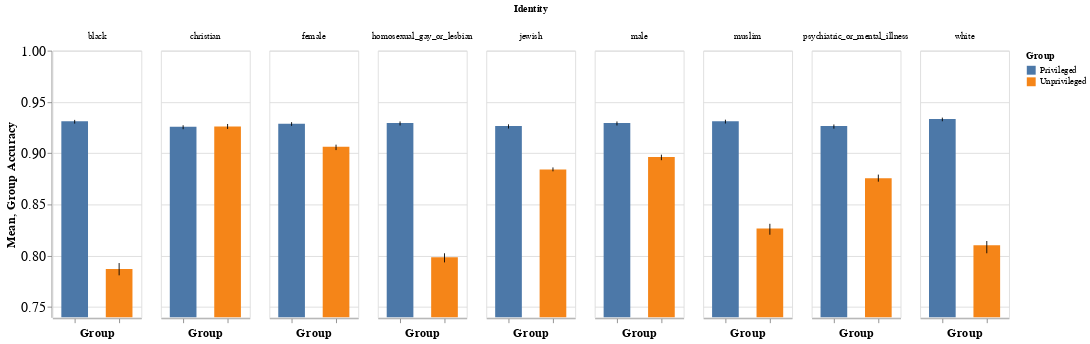

This figure's notebook cell:
### Markdown cell above
### Accuracy Privileged v/s Unprivileged

### Code cell
bars = alt.Chart().mark_bar(width=30).encode(
    x=alt.X('Group:O', axis=alt.Axis(labels=False)),
    y=alt.Y('mean('+'Group Accuracy'+'):Q',  title='Mean', scale=alt.Scale(domain=[0.75, 1.0])),
    color=alt.Color('Group:N'),
).interactive()

error_bars = alt.Chart().mark_errorbar(extent='ci').encode(
    x='Group:O',
    y='Group Accuracy'+':Q'
)

alt.layer(bars, error_bars, data=report_bc).properties(
    width=100
).facet(
    column='Identity:N',
).configure_axis(
    labelFontSize=16,
    titleFontSize=14
)

### Figure 1 — Vega-Lite specification as saved in the notebook (floating-point values rounded to 4 significant figures)
{"config": {"view": {"continuousWidth": 400, "continuousHeight": 300}, "axis": {"labelFontSize": 16, "titleFontSize": 14}}, "data": {"name": "data-f228507f568bca499b3e08cc20ec06fd"}, "facet": {"column": {"type": "nominal", "field": "Identity"}}, "spec": {"layer": [{"mark": {"type": "bar", "width": 30}, "encoding": {"color": {"type": "nominal", "field": "Group"}, "x": {"type": "ordinal", "axis": {"labels": false}, "field": "Group"}, "y": {"type": "quantitative", "aggregate": "mean", "field": "Group Accuracy", "scale": {"domain": [0.75, 1.0]}, "title": "Mean"}}, "selection": {"selector001": {"type": "interval", "bind": "scales", "encodings": ["x", "y"]}}}, {"mark": {"type": "errorbar", "extent": "ci"}, "encoding": {"x": {"type": "ordinal", "field": "Group"}, "y": {"type": "quantitative", "field": "Group Accuracy"}}}], "width": 100}, "$schema": "https://vega.github.io/schema/vega-lite/v4.8.1.json", "datasets": {"data-f228507f568bca499b3e08cc20ec06fd": [{"Identity": "male", "Embeddings": "FastText", "Group Accuracy": 0.8981, "Group": "Unprivileged"}, {"Identity": "male", "Embeddings": "GloVe", "Group Accuracy": 0.899, "Group": "Unprivileged"}, {"Identity": "male", "Embeddings": "ConceptNet", "Group Accuracy": 0.8957, "Group": "Unprivileged"}, {"Identity": "male", "Embeddings": "Keras Embeddings", "Group Accuracy": 0.89, "Group": "Unprivileged"}, {"Identity": "male", "Embeddings": "Meta (FT+GV+CN)", "Group Accuracy": 0.8987, "Group": "Unprivileged"}, {"Identity": "female", "Embeddings": "FastText", "Group Accuracy": 0.9089, "Group": "Unprivileged"}, {"Identity": "female", "Embeddings": "GloVe", "Group Accuracy": 0.9084, "Group": "Unprivileged"}, {"Identity": "female", "Embeddings": "ConceptNet", "Group Accuracy": 0.9071, "Group": "Unprivileged"}, {"Identity": "female", "Embeddings": "Keras Embeddings", "Group Accuracy": 0.8999, "Group": "Unprivileged"}, {"Identity": "female", "Embeddings": "Meta (FT+GV+CN)", "Group Accuracy": 0.9073, "Group": "Unprivileged"}, {"Identity": "homosexual_gay_or_lesbian", "Embeddings": "FastText", "Group Accuracy": 0.8004, "Group": "Unprivileged"}, {"Identity": "homosexual_gay_or_lesbian", "Embeddings": "GloVe", "Group Accuracy": 0.8039, "Group": "Unprivileged"}, {"Identity": "homosexual_gay_or_lesbian", "Embeddings": "ConceptNet", "Group Accuracy": 0.8021, "Group": "Unprivileged"}, {"Identity": "homosexual_gay_or_lesbian", "Embeddings": "Keras Embeddings", "Group Accuracy": 0.7888, "Group": "Unprivileged"}, {"Identity": "homosexual_gay_or_lesbian", "Embeddings": "Meta (FT+GV+CN)", "Group Accuracy": 0.7977, "Group": "Unprivileged"}, {"Identity": "christian", "Embeddings": "FastText", "Group Accuracy": 0.9289, "Group": "Unprivileged"}, {"Identity": "christian", "Embeddings": "GloVe", "Group Accuracy": 0.9289, "Group": "Unprivileged"}, {"Identity": "christian", "Embeddings": "ConceptNet", "Group Accuracy": 0.9234, "Group": "Unprivileged"}, {"Identity": "christian", "Embeddings": "Keras Embeddings", "Group Accuracy": 0.9224, "Group": "Unprivileged"}, {"Identity": "christian", "Embeddings": "Meta (FT+GV+CN)", "Group Accuracy": 0.9271, "Group": "Unprivileged"}, {"Identity": "jewish", "Embeddings": "FastText", "Group Accuracy": 0.8875, "Group": "Unprivileged"}, {"Identity": "jewish", "Embeddings": "GloVe", "Group Accuracy": 0.8862, "Group": "Unprivileged"}, {"Identity": "jewish", "Embeddings": "ConceptNet", "Group Accuracy": 0.8829, "Group": "Unprivileged"}, {"Identity": "jewish", "Embeddings": "Keras Embeddings", "Group Accuracy": 0.8822, "Group": "Unprivileged"}, {"Identity": "jewish", "Embeddings": "Meta (FT+GV+CN)", "Group Accuracy": 0.8822, "Group": "Unprivileged"}, {"Identity": "muslim", "Embeddings": "FastText", "Group Accuracy": 0.8329, "Group": "Unprivileged"}, {"Identity": "muslim", "Embeddings": "GloVe", "Group Accuracy": 0.8291, "Group": "Unprivileged"}, {"Identity": "muslim", "Embeddings": "ConceptNet", "Group Accuracy": 0.8263, "Group": "Unprivileged"}, {"Identity": "muslim", "Embeddings": "Keras Embeddings", "Group Accuracy": 0.8149, "Group": "Unprivileged"}, {"Identity": "muslim", "Embeddings": "Meta (FT+GV+CN)", "Group Accuracy": 0.8306, "Group": "Unprivileged"}, {"Identity": "black", "Embeddings": "FastText", "Group Accuracy": 0.7928, "Group": "Unprivileged"}, {"Identity": "black", "Embeddings": "GloVe", "Group Accuracy": 0.7928, "Group": "Unprivileged"}, {"Identity": "black", "Embeddings": "ConceptNet", "Group Accuracy": 0.7793, "Group": "Unprivileged"}, {"Identity": "black", "Embeddings": "Keras Embeddings", "Group Accuracy": 0.7776, "Group": "Unprivileged"}, {"Identity": "black", "Embeddings": "Meta (FT+GV+CN)", "Group Accuracy": 0.7932, "Group": "Unprivileged"}, {"Identity": "white", "Embeddings": "FastText", "Group Accuracy": 0.8141, "Group": "Unprivileged"}, {"Identity": "white", "Embeddings": "GloVe", "Group Accuracy": 0.8139, "Group": "Unprivileged"}, {"Identity": "white", "Embeddings": "ConceptNet", "Group Accuracy": 0.8129, "Group": "Unprivileged"}, {"Identity": "white", "Embeddings": "Keras Embeddings", "Group Accuracy": 0.7952, "Group": "Unprivileged"}, {"Identity": "white", "Embeddings": "Meta (FT+GV+CN)", "Group Accuracy": 0.8151, "Group": "Unprivileged"}, {"Identity": "psychiatric_or_mental_illness", "Embeddings": "FastText", "Group Accuracy": 0.8754, "Group": "Unprivileged"}, {"Identity": "psychiatric_or_mental_illness", "Embeddings": "GloVe", "Group Accuracy": 0.8802, "Group": "Unprivileged"}, {"Identity": "psychiatric_or_mental_illness", "Embeddings": "ConceptNet", "Group Accuracy": 0.8744, "Group": "Unprivileged"}, {"Identity": "psychiatric_or_mental_illness", "Embeddings": "Keras Embeddings", "Group Accuracy": 0.8686, "Group": "Unprivileged"}, {"Identity": "psychiatric_or_mental_illness", "Embeddings": "Meta (FT+GV+CN)", "Group Accuracy": 0.8802, "Group": "Unprivileged"}, {"Identity": "male", "Embeddings": "FastText", "Group Accuracy": 0.9312, "Group": "Privileged"}, {"Identity": "male", "Embeddings": "GloVe", "Group Accuracy": 0.9309, "Group": "Privileged"}, {"Identity": "male", "Embeddings": "ConceptNet", "Group Accuracy": 0.9297, "Group": "Privileged"}, {"Identity": "male", "Embeddings": "Keras Embeddings", "Group Accuracy": 0.9249, "Group": "Privileged"}, {"Identity": "male", "Embeddings": "Meta (FT+GV+CN)", "Group Accuracy": 0.9307, "Group": "Privileged"}, {"Identity": "female", "Embeddings": "FastText", "Group Accuracy": 0.9304, "Group": "Privileged"}, {"Identity": "female", "Embeddings": "GloVe", "Group Accuracy": 0.9303, "Group": "Privileged"}, {"Identity": "female", "Embeddings": "ConceptNet", "Group Accuracy": 0.9288, "Group": "Privileged"}, {"Identity": "female", "Embeddings": "Keras Embeddings", "Group Accuracy": 0.9243, "Group": "Privileged"}, {"Identity": "female", "Embeddings": "Meta (FT+GV+CN)", "Group Accuracy": 0.9303, "Group": "Privileged"}, {"Identity": "homosexual_gay_or_lesbian", "Embeddings": "FastText", "Group Accuracy": 0.9312, "Group": "Privileged"}, {"Identity": "homosexual_gay_or_lesbian", "Embeddings": "GloVe", "Group Accuracy": 0.931, "Group": "Privileged"}, {"Identity": "homosexual_gay_or_lesbian", "Embeddings": "ConceptNet", "Group Accuracy": 0.9295, "Group": "Privileged"}, {"Identity": "homosexual_gay_or_lesbian", "Embeddings": "Keras Embeddings", "Group Accuracy": 0.9249, "Group": "Privileged"}, {"Identity": "homosexual_gay_or_lesbian", "Embeddings": "Meta (FT+GV+CN)", "Group Accuracy": 0.9309, "Group": "Privileged"}, {"Identity": "christian", "Embeddings": "FastText", "Group Accuracy": 0.9274, "Group": "Privileged"}, {"Identity": "christian", "Embeddings": "GloVe", "Group Accuracy": 0.9273, "Group": "Privileged"}, {"Identity": "christian", "Embeddings": "ConceptNet", "Group Accuracy": 0.9262, "Group": "Privileged"}, {"Identity": "christian", "Embeddings": "Keras Embeddings", "Group Accuracy": 0.9209, "Group": "Privileged"}, {"Identity": "christian", "Embeddings": "Meta (FT+GV+CN)", "Group Accuracy": 0.9272, "Group": "Privileged"}, {"Identity": "jewish", "Embeddings": "FastText", "Group Accuracy": 0.9283, "Group": "Privileged"}, {"Identity": "jewish", "Embeddings": "GloVe", "Group Accuracy": 0.9282, "Group": "Privileged"}, {"Identity": "jewish", "Embeddings": "ConceptNet", "Group Accuracy": 0.9267, "Group": "Privileged"}, {"Identity": "jewish", "Embeddings": "Keras Embeddings", "Group Accuracy": 0.9218, "Group": "Privileged"}, {"Identity": "jewish", "Embeddings": "Meta (FT+GV+CN)", "Group Accuracy": 0.9281, "Group": "Privileged"}, {"Identity": "muslim", "Embeddings": "FastText", "Group Accuracy": 0.9327, "Group": "Privileged"}, {"Identity": "muslim", "Embeddings": "GloVe", "Group Accuracy": 0.9328, "Group": "Privileged"}, {"Identity": "muslim", "Embeddings": "ConceptNet", "Group Accuracy": 0.9314, "Group": "Privileged"}, {"Identity": "muslim", "Embeddings": "Keras Embeddings", "Group Accuracy": 0.9269, "Group": "Privileged"}, {"Identity": "muslim", "Embeddings": "Meta (FT+GV+CN)", "Group Accuracy": 0.9325, "Group": "Privileged"}, {"Identity": "black", "Embeddings": "FastText", "Group Accuracy": 0.9327, "Group": "Privileged"}, {"Identity": "black", "Embeddings": "GloVe", "Group Accuracy": 0.9325, "Group": "Privileged"}, {"Identity": "black", "Embeddings": "ConceptNet", "Group Accuracy": 0.9315, "Group": "Privileged"}, {"Identity": "black", "Embeddings": "Keras Embeddings", "Group Accuracy": 0.9265, "Group": "Privileged"}, {"Identity": "black", "Embeddings": "Meta (FT+GV+CN)", "Group Accuracy": 0.9323, "Group": "Privileged"}, {"Identity": "white", "Embeddings": "FastText", "Group Accuracy": 0.9349, "Group": "Privileged"}, {"Identity": "white", "Embeddings": "GloVe", "Group Accuracy": 0.9348, "Group": "Privileged"}, {"Identity": "white", "Embeddings": "ConceptNet", "Group Accuracy": 0.9332, "Group": "Privileged"}, {"Identity": "white", "Embeddings": "Keras Embeddings", "Group Accuracy": 0.9292, "Group": "Privileged"}, {"Identity": "white", "Embeddings": "Meta (FT+GV+CN)", "Group Accuracy": 0.9345, "Group": "Privileged"}, {"Identity": "psychiatric_or_mental_illness", "Embeddings": "FastText", "Group Accuracy": 0.9282, "Group": "Privileged"}, {"Identity": "psychiatric_or_mental_illness", "Embeddings": "GloVe", "Group Accuracy": 0.928, "Group": "Privileged"}, {"Identity": "psychiatric_or_mental_illness", "Embeddings": "ConceptNet", "Group Accuracy": 0.9266, "Group": "Privileged"}, {"Identity": "psychiatric_or_mental_illness", "Embeddings": "Keras Embeddings", "Group Accuracy": 0.9218, "Group": "Privileged"}, {"Identity": "psychiatric_or_mental_illness", "Embeddings": "Meta (FT+GV+CN)", "Group Accuracy": 0.9278, "Group": "Privileged"}]}}
